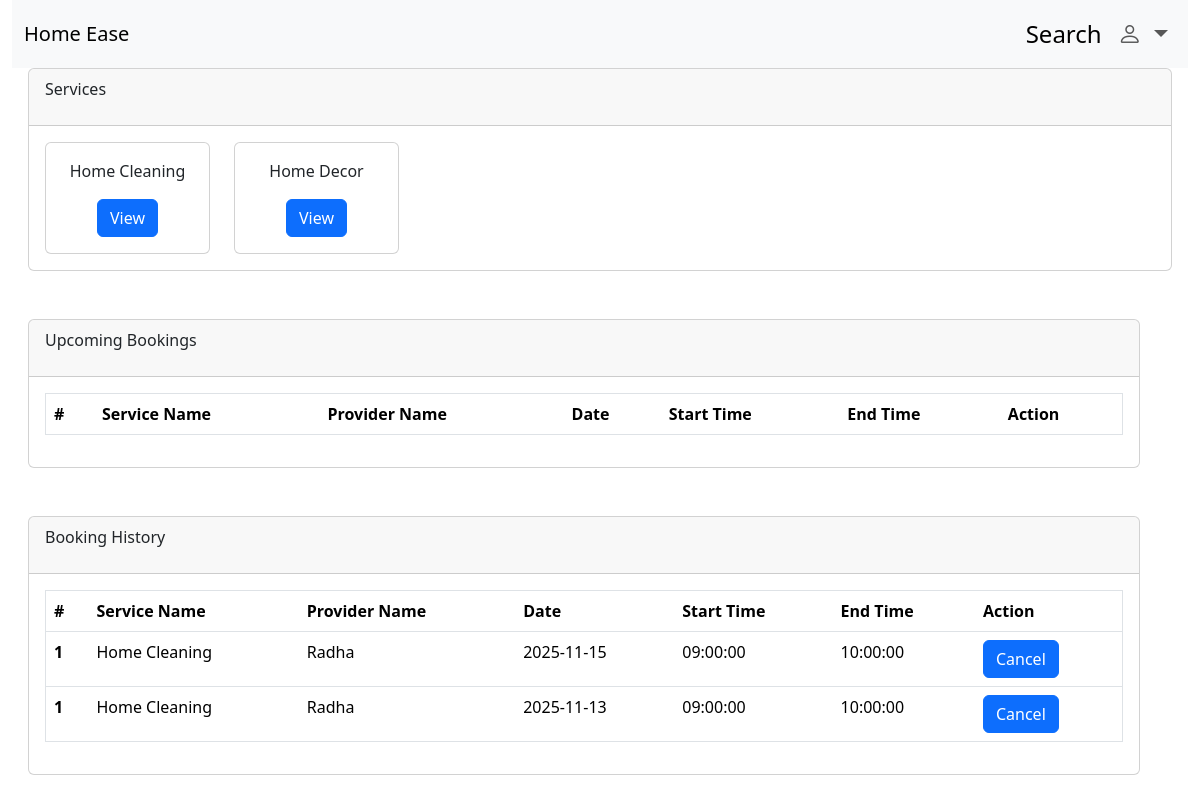
Page /dashboard/cust (signed in) on the committed database.
### backend/models.py (models this page shows, shortened)
class Services(db.Model):
    __tablename__="services"
    id=db.Column(db.Integer, primary_key=True, autoincrement=True)
    name=db.Column(db.String,unique=True)
    baseprice=db.Column(db.Integer)
    description=db.Column(db.String)
    Sproviders=db.relationship("ServiceProvider", backref="service")

class Request(db.Model):
    __tablename__="request"
    r_id=db.Column(db.Integer, primary_key=True, autoincrement= True)
    sp_id=db.Column(db.Integer, db.ForeignKey("serviceprovider.id"),nullable=False)
    c_id=db.Column(db.Integer, db.ForeignKey("customer.id"),nullable=False)
    r_date=db.Column(db.Date)
    start_time=db.Column(db.Time)
    end_time=db.Column(db.Time)
    r_status=db.Column(db.String) # booked cancelled complete
    slot_id=db.Column(db.Integer,db.ForeignKey("providersavailability.id"),unique=True)

class ServiceProvider(db.Model,UserMixin):
    __tablename__='serviceprovider'
    id=db.Column(db.Integer, primary_key=True, autoincrement=True)
    name=db.Column(db.String)
    city=db.Column(db.String)
    email=db.Column(db.String,unique=True, nullable=False)
    password=db.Column(db.String)
    exp=db.Column(db.Integer)
    phone=db.Column(db.String)
    status=db.Column(db.String)
    servicename= db.Column(db.String, db.ForeignKey("services.name"))
    receive_request=db.relationship("Request",backref="service", cascade="all, delete-orphan")
    avail_slots=db.relationship("ProvidersAvailability",backref="servprovider",cascade="all, delete-orphan")

### backend/routes.py (the view)
@app.route("/dashboard/cust", methods=['GET','POST'])
@login_required
def cust_dasboard():
    if isinstance(current_user,Customer):##RBAC
        services=db.session.query(Services).all()
        reqs=current_user.sent_request
        return render_template("customer/custdash.html", services=services, requests=reqs)
    else:
        return "Unauthorized access"

### app.py (called while the page is built)
def create_app():
    app=Flask(__name__)
    app.config["SQLALCHEMY_DATABASE_URI"]="sqlite:///mydb.sqlite3"
    db.init_app(app)
    app.config["SECRET_KEY"]="mysecretkey"
    loginmanager=LoginManager(app)
    @loginmanager.user_loader
    def load_user(email):
        obj=db.session.query(ServiceProvider).filter_by(email=email).first() or db.session.query(Customer).filter_by(email=email).first() or db.session.query(Admin).filter_by(email=email).first()
        return obj
    app.app_context().push()
    return app

### templates/customer/custdash.html (shortened to what this page needs)
<!DOCTYPE html>
<html lang="en">
<head>
    <link href="https://cdn.jsdelivr.net/npm/bootstrap@5.3.8/dist/css/bootstrap.min.css" rel="stylesheet"
>
    <link rel="stylesheet" href="https://cdn.jsdelivr.net/npm/bootstrap-icons@1.13.1/font/bootstrap-icons.min.css">
</head>
<body>
    <div class="container-fluid ">
        <nav class="navbar navbar-expand-lg bg-body-tertiary">
            <div class="container-fluid">
                <a class="navbar-brand" href="#">Home Ease</a>
                <div class="collapse navbar-collapse" id="navbarSupportedContent">
                    <ul class="navbar-nav mb-2 mb-lg-0 fs-4 ms-auto">
                        <li class="nav-item">
                            <a class="nav-link active" aria-current="page" href="/search/cust">Search</a>
                        </li>
                        <li class="nav-item dropdown">
                            <a class="nav-link dropdown-toggle" href="#" role="button" data-bs-toggle="dropdown"
                                aria-expanded="false">
                                <i class="bi bi-person"></i>
                            </a>
                        </li>
                    </ul>
                </div>
            </div>
        </nav>
        <div class="card ms-3 me-3">
            <div class="card-header d-flex">
                <p>Services</p>
            </div>
            <div class="card-body">
                <div class="row">
                    {% for s in services %}
                    <div class="col-2">
                        <div class="card">
                            <div class="card-body text-center">
                                <p>{{s.name}}</p>
                                <a href="/service/{{s.name}}" type="button" class="btn btn-primary">View</a>
                            </div>
                        </div>
                    </div>
                    {% endfor %}
                </div>
            </div>
        </div>
        <div class="card ms-3  mt-5 me-5">
            <div class="card-header d-flex">
                <p>Upcoming Bookings</p>
            </div>
            <div class="card-body">
                <table class="table border  ">
                    <thead>
                        <tr>
                            <th scope="col">#</th>
                            <th scope="col">Service Name</th>
                            <th scope="col">Provider Name</th>
                            <th scope="col">Date</th>
                            <th scope="col">Start Time</th>
                            <th scope="col">End Time</th>
                            <th>Action</th>
                        </tr>
                    </thead>
                </table>
            </div>
        </div>
        <div class="card ms-3  mt-5 me-5">
            <div class="card-header d-flex">
                <p>Booking History</p>
            </div>
            <div class="card-body">
                <table class="table border  ">
                    <thead>
                        <tr>
                            <th scope="col">#</th>
                            <th scope="col">Service Name</th>
                            <th scope="col">Provider Name</th>
                            <th scope="col">Date</th>
                            <th scope="col">Start Time</th>
                            <th scope="col">End Time</th>
                            <th>Action</th>
                        </tr>
                    </thead>
                    <tbody>
                        {% for req in requests %}
                        {% if req.r_status!='Booked' %}
                        <tr>
                            <th scope="row">1</th>
                            <td>{{req.service.servicename}}</td>
                            <td>{{req.service.name}}</td>
                            <td>{{req.r_date}}</td>
                            <td>{{req.start_time}}</td>
                            <td>{{req.end_time}}</td>
                            <td>
                               <a href="" type="button" class="btn btn-primary">Cancel</a>
                            </td>
                        </tr>
                        {% endif %}
                        {% endfor %}
                    </tbody>
                </table>
            </div>
        </div>
    </div>
</body>
</html>

### rows in the picture
Services: name "Home Cleaning"
Services: name "Home Decor"
Request: service.servicename "Home Cleaning", service.name "Radha", r_date "2025-11-15", start_time "09:00:00", end_time "10:00:00"
Request: service.servicename "Home Cleaning", service.name "Radha", r_date "2025-11-13", start_time "09:00:00", end_time "10:00:00"
